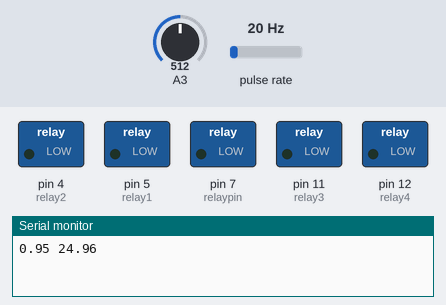
Bench run of a sketch on a simulated Arduino Uno, built with avr-gcc and run on an emulated ATmega328P. Parts: switched loads named in the sketch (green lamp = pin HIGH), the last lines printed to the serial monitor. Wiring (inferred from the names in the program): pulse sensor: data pin 2. The inputs (shaded band) are chosen by the test bench; at power-on: pulse rate 20 Hz, A3 = 512.

Above: at 1.2 s.
1.3 s: pulse rate (sensor on pin 2) set to 12 Hz
4.2 s: pulse rate (sensor on pin 2) set to 9 Hz
At 5.8 s:
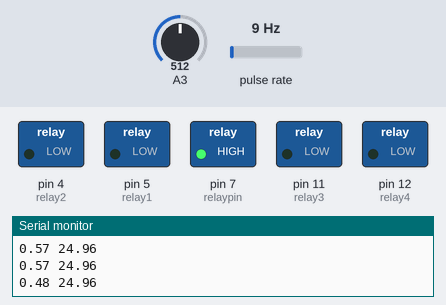
6.5 s: pulse rate (sensor on pin 2) set to 50 Hz
At 7.4 s:
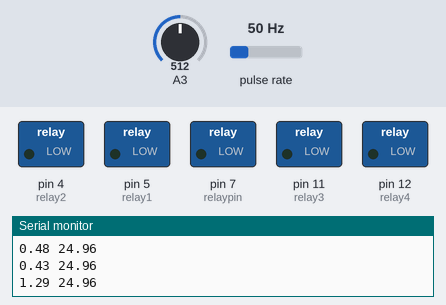
8.5 s: pulse rate (sensor on pin 2) set to 4 Hz
At 11.1 s:
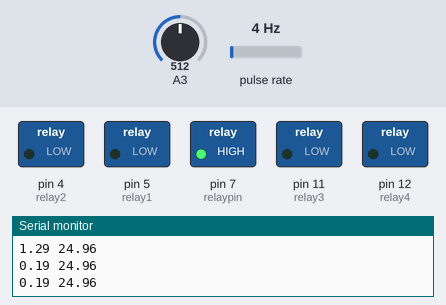
Timing chart, 0 to 12.5 s (numbered marks = the images above; inputs shaded):
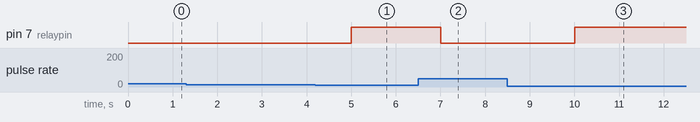

The sketch:

Purge_System.ino
```cpp
float flow_frequency; // Measures flow sensor pulses
float l_hour; // Calculated litres/hour
unsigned char flowsensor = 2; // Sensor Input
unsigned long currentTime;
unsigned long cloopTime;
int relaypin = 7;
int relay1 = 5;
int relay2 = 4;
int relay3 = 11;
int relay4 = 12;
float Tc1, Tc2, Tc3;

void flow () // Interrupt function
{
  flow_frequency++;
}

void setup()
{
  pinMode(relay1, OUTPUT);
  digitalWrite(relay1, LOW);
  pinMode(relay2, OUTPUT);
  digitalWrite(relay2, LOW);
  pinMode(relay3, OUTPUT);
  pinMode(relay4, OUTPUT);
  pinMode(relaypin, OUTPUT);
  pinMode(flowsensor, INPUT);
  digitalWrite(flowsensor, HIGH); // Optional Internal Pull-Up
  Serial.begin(9600);
  attachInterrupt(0, flow, RISING); // Setup Interrupt
  sei(); // Enable interrupts
  currentTime = millis();
  cloopTime = currentTime;
}

void loop ()
  {
  if (Serial.available() > 0);
  {
  int data = Serial.parseInt();
  currentTime = millis();
  if(currentTime >= (cloopTime + 1000))
  {
    cloopTime = currentTime; // Updates cloopTime
    // Pulse frequency (Hz) = 7.5Q, Q is flow rate in L/min.
    l_hour = (flow_frequency * 60 / 21)/60; // (Pulse frequency x 60 min) / 7.5Q = flowrate in L/hour
    flow_frequency = 0; // Reset Counter
    Serial.print(l_hour, 2); // Print litres/hour
    Serial.print(" ");
    // Serial.println(" L/hour");
    T1();

    if (l_hour < 0.5)
    {relayon();}

    if (l_hour >= 0.5)
    {relayoff();}

    if ((data == 3) && (l_hour == 0.00)){
      purge();}
  }
  }
  }


void T1()
{
    int Ro = 10, B = 3892;                           //Nominal resistance 50K, Beta constant
    int Rseries = 10;// Series resistor 10K
    float To = 298.15; // Nominal Temperature
    float Vi = analogRead(A3) * (5.0 / 1023.0);
    //Convert voltage measured to resistance value
    //All Resistance are in kilo ohms.
    float R = (Vi * Rseries) / (5 - Vi);
    float T =  1 / ((1 / To) + ((log(R / Ro)) / B));
    Tc1 = T - 273.15;                            // Converting kelvin to celsius
    float Tf = Tc1 * 9.0 / 5.0 + 32.0;                 // Converting celsius to Fahrenheit
    Serial.print(Tc1);
    Serial.println(" ");
    }

void relayon() {
  digitalWrite(relaypin, HIGH);
}

void relayoff() {
  digitalWrite(relaypin, LOW);
}

void airon() {
digitalWrite(relay2, HIGH);
delay(4000);
digitalWrite(relay1, HIGH);
}

void airoff() {
digitalWrite(relay1, LOW);
delay(4000);
digitalWrite(relay2, LOW);
}

void purge() {
  airon();
  delay(10000);
  airoff();
}
```

Measured:
- the behaviour switches between 11 and 10 Hz on pulse rate (sensor on pin 2) (found by bisection; images 0 and 1)
- after the input at 4.2 s, pin 7 (relaypin): LOW → HIGH after 0.81 s
- after the input at 6.5 s, pin 7 (relaypin): HIGH → LOW after 0.51 s
- after the input at 8.5 s, pin 7 (relaypin): LOW → HIGH after 1.5 s
